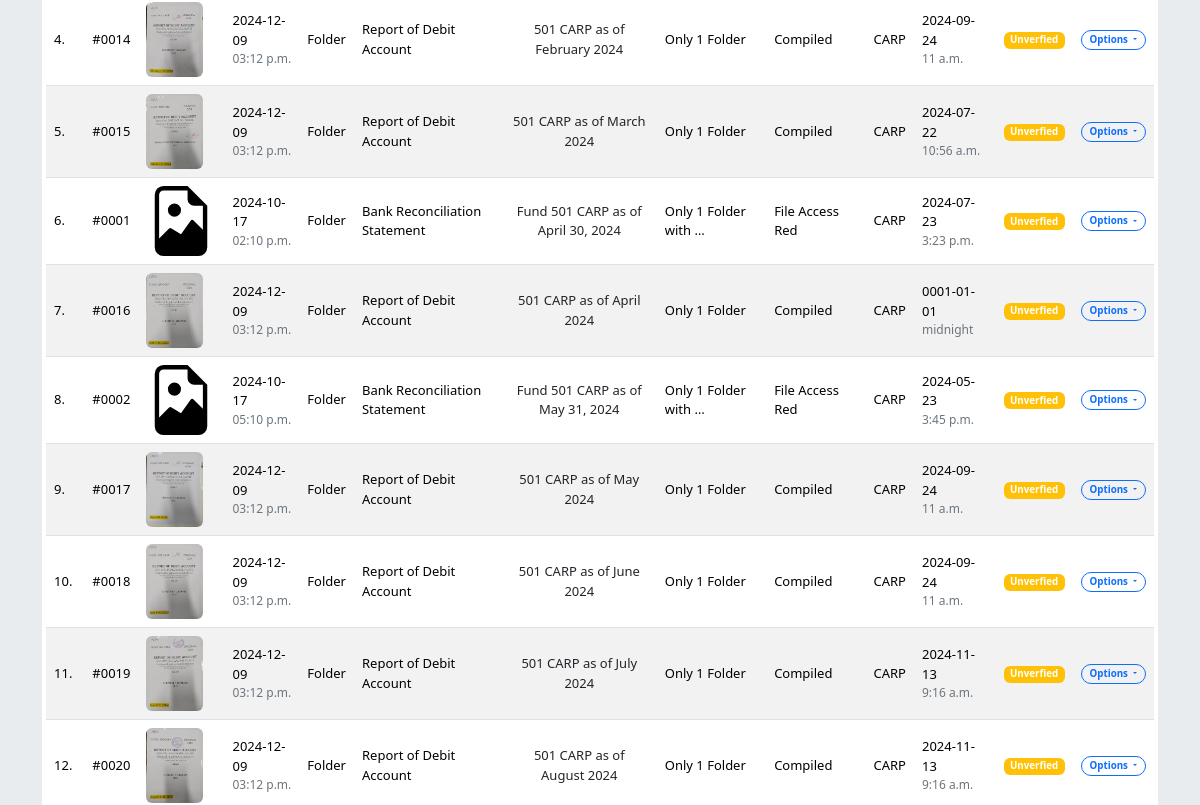
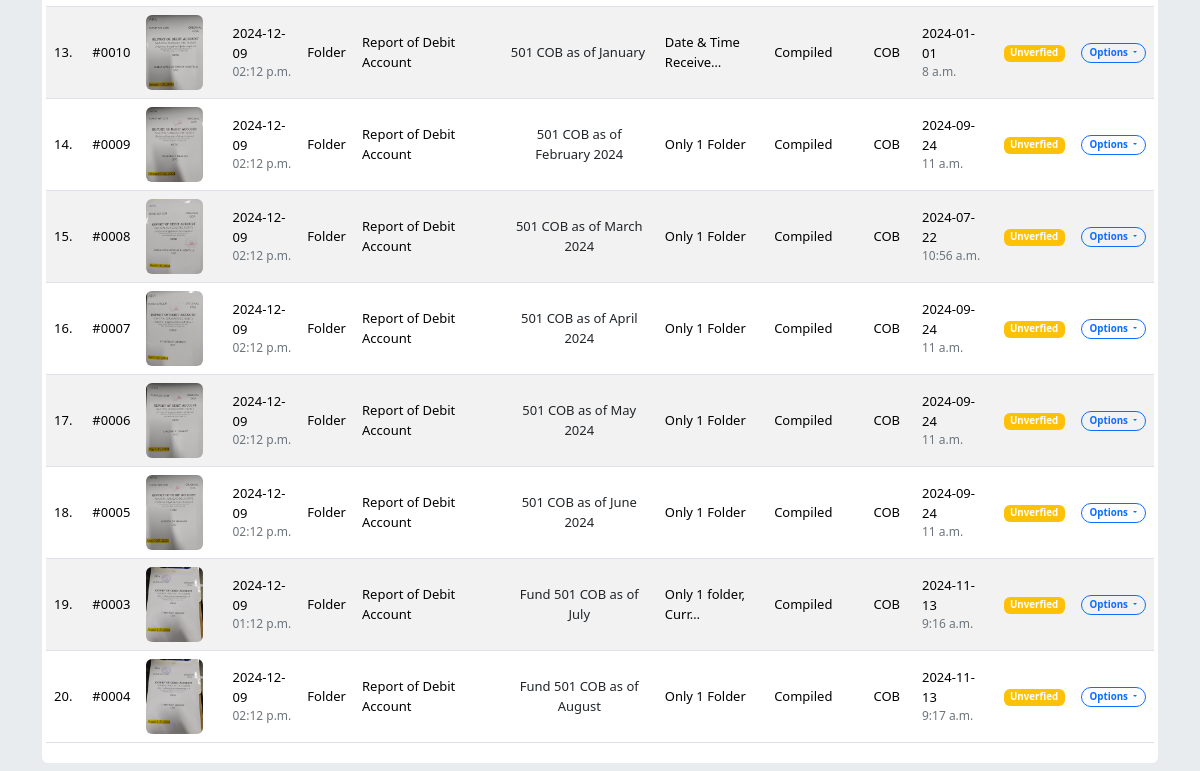
Before: /doc-inventory/filtered/ (lower part) with the older database file (2 pictures, top to bottom).
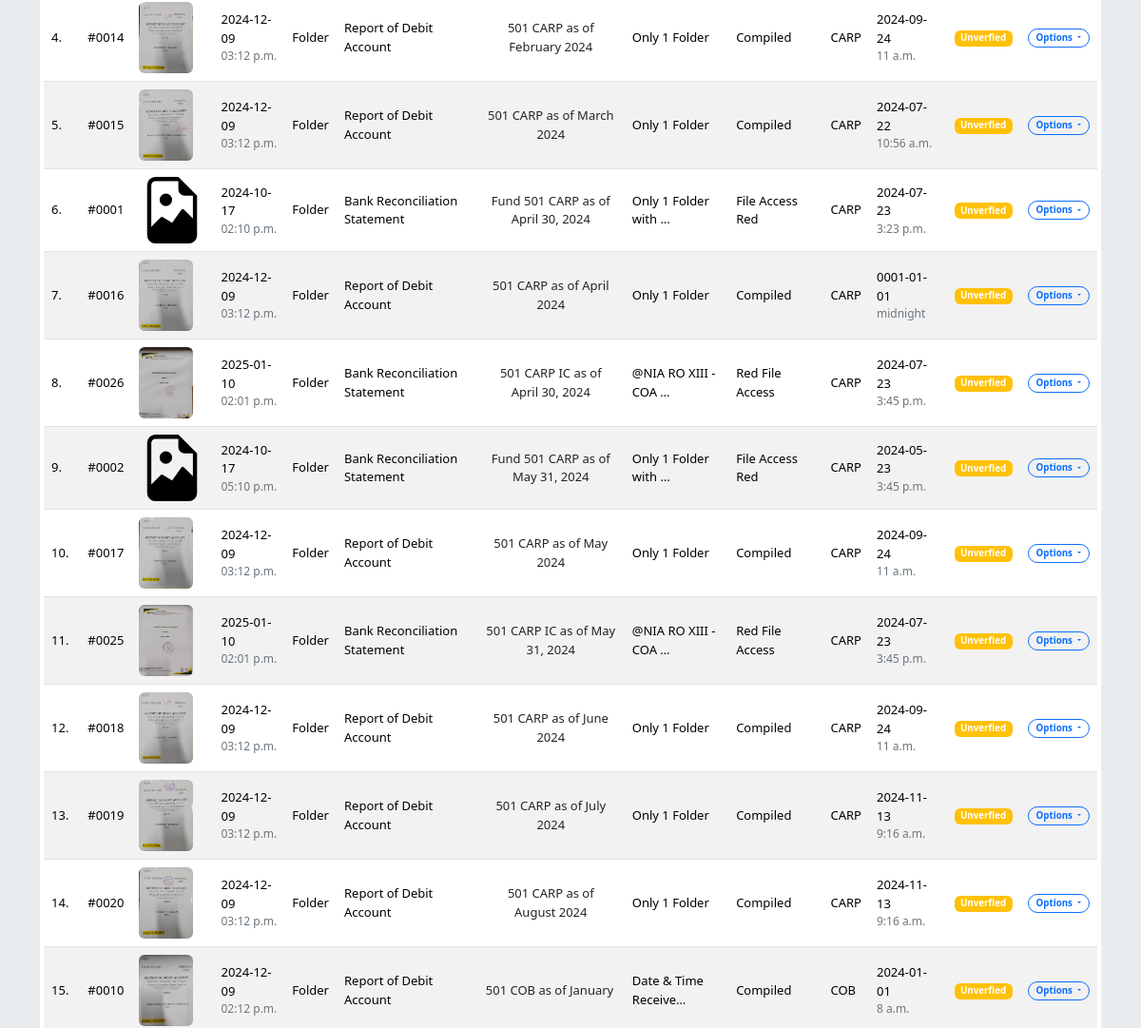
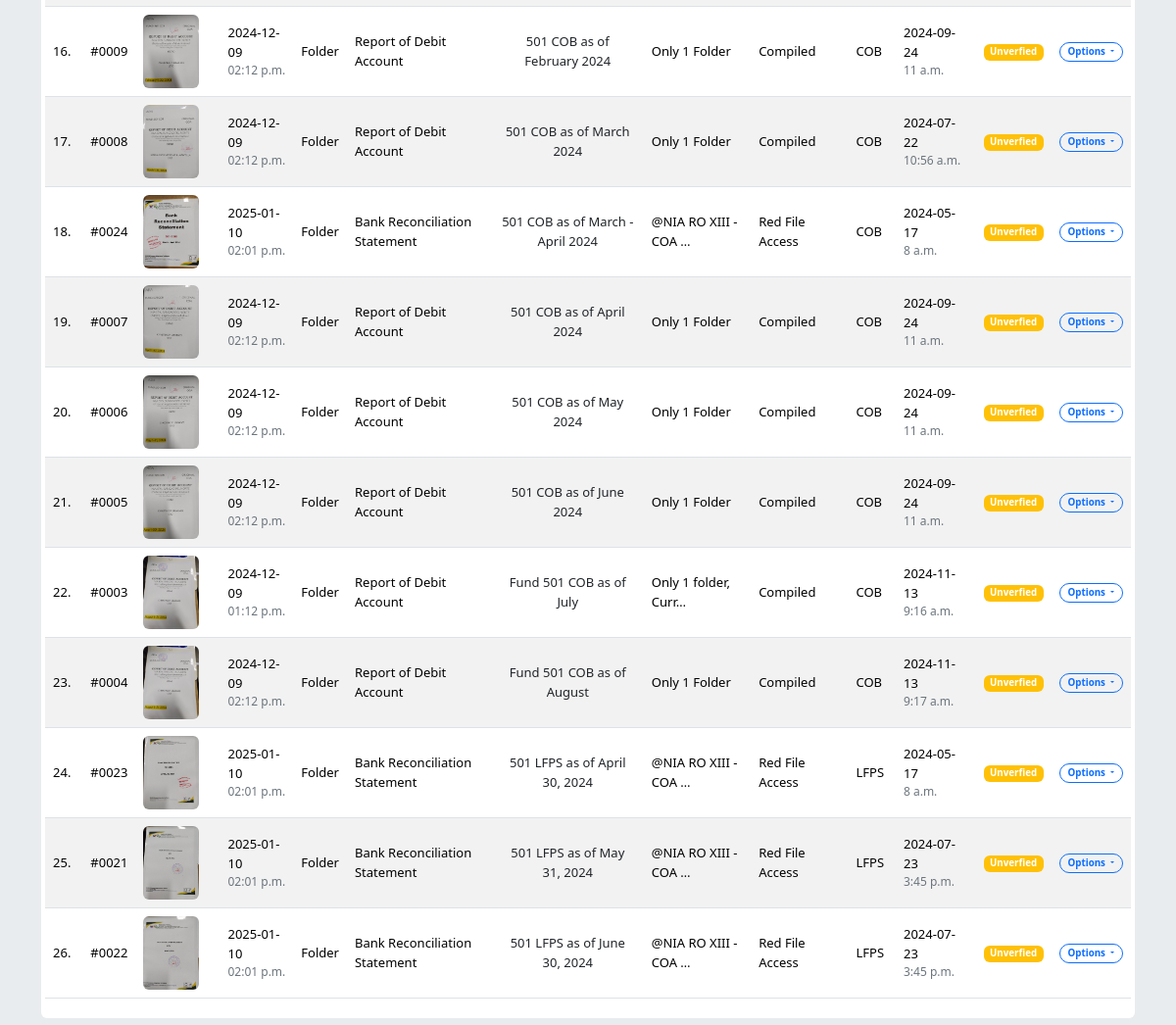
After: the same page with the newer database file (2 pictures, top to bottom).
### docsInventoryHandler/models.py (models this page shows, shortened)
class Document(models.Model):
    type = models.CharField(max_length=100)
    title = models.CharField(max_length=100)
    description = models.CharField(max_length=250)
    doc_year = models.IntegerField()
    doc_month = models.IntegerField()
    remarks = models.CharField(max_length=150)
    filing_ref = models.CharField(max_length=60)
    fund = models.CharField(max_length=10)
    date_received = models.DateField()
    time_received = models.TimeField()
    created_at = models.DateTimeField(auto_now_add=True)
    updated_at = models.DateTimeField(auto_now=True)
    thumbnail = models.FileField(upload_to="MultiFiles/Inventory/thumbnail", blank=True, null=True)
    attachment = models.FileField(upload_to="MultiFiles/Inventory/attachment", blank=True, null=True)
    status = models.CharField(max_length=20, default="unverified")
    office = models.CharField(max_length=100, default="ASDI")

### docsInventoryHandler/views.py (the view)
# urls.py: path('filtered/', views.apply_filter, name='apply_filter'),
def apply_filter(request):
    docs = Document.objects.all()
    titles = [title[0] for title in DocumentForm.DOCUMENT_TITLE]
    funds = [fund[0] for fund in DocumentForm.FUND_CHOICES]
    offices = [office[0] for office in DocumentForm.OFFICE_CHOICES]
    if request.method == 'POST':
        fund = request.POST['fund']
        startdate = request.POST['startdate']
        enddate = request.POST['enddate']
        title = request.POST['title']
        office = request.POST['office']
        filters = {'fund':fund, 'date_received__range':(startdate, enddate), 'title':title, 'office':office}
        if not startdate or not enddate:
            del filters['date_received__range']
        sanitized_filter = {k:v for k,v in filters.items() if v != ''}
        docs = Document.objects.filter(**sanitized_filter)
        try:
            titles.remove(title)
        except Exception as e:
            print(e)
        try:
            funds.remove(fund)
        except Exception as e:
            print(e)
        try:
            offices.remove(office)
        except Exception as e:
            print(e)
        print(sanitized_filter)
        return render(request, 'docsInventoryHandler/index.html', {'docs': docs,'filters':{'startdate':startdate, 'enddate':enddate, 'fund':fund, 'title':title, 'office':office}, 'titles':titles, 'funds':funds, 'offices':offices})
    else:
        form = DocumentForm()
        docs = Document.objects.all().order_by('fund', 'doc_month')
        return render(request, 'docsInventoryHandler/index.html', {'form': form, 'docs': docs, 'titles':titles, 'funds':funds, 'offices':offices})

### docsInventoryHandler/templates/docsInventoryHandler/index.html (shortened to what this page needs)
{% extends 'base/base.html' %}
{% block content %}
<div class="container mt-5">
    <div class="my-2 bg-white rounded p-1 mt-3">
        {% include 'docsInventoryHandler/tables/documents-table.html' %}
    </div>
</div>
{% endblock %}

### core/templates/base/base.html (shortened to what this page needs)
{% load static %}
<!doctype html>
<html lang="en">
  <head>
    <link href="https://cdn.jsdelivr.net/npm/bootstrap@5.3.3/dist/css/bootstrap.min.css" rel="stylesheet">
    <link rel="stylesheet" href="https://cdn.jsdelivr.net/npm/bootstrap-icons@1.11.3/font/bootstrap-icons.min.css">
    <link rel="stylesheet"
          href=
    "https://cdn.jsdelivr.net/npm/billboard.js/dist/billboard.min.css" />
  </head>
  <body class="bg-body-secondary">
    {% block content %}{% endblock %}
  </body>
</html>

### core/templates/base/navbar.html (shortened to what this page needs)
{% load static %}

### docsInventoryHandler/templates/docsInventoryHandler/modals/modalForm.html (shortened to what this page needs)
{% load crispy_forms_tags %}

### docsInventoryHandler/templates/docsInventoryHandler/tables/documents-table.html (shortened to what this page needs)
{% if docs %}
<table class="table table-striped rounded p-0" style="font-size: 13px;">
    <tbody>
      {% for doc in docs %}
        <tr class="align-middle">
          <td>
            {{forloop.counter }}.
          </td>
          <td>
            #{{ doc.id |stringformat:"04d"}}
          </td>
          <td>
            {% if doc.thumbnail %}
            <a href="/media/{{doc.thumbnail}}">
              <img src="/media/{{doc.thumbnail}}" alt="img" height="75px" class="rounded">
            </a>
            {% endif %}
          </td>
          <td>
            {{doc.created_at|date:"Y-m-d"}}
            <br>
            <div class="text-secondary" style="font-size: 12px;">
              {{doc.created_at|date:"h:m a"}}
            </div>
          </td>
            <td>{{doc.type}}</td>
            <td>{{doc.title}}</td>
            <td>
              <div class="btn align-start p-0" data-bs-toggle="tooltip" data-bs-placement="top" data-bs-title='{{doc.description}}' style="font-size: 13px;">
                {{doc.description|truncatechars:44}}
              </div>
            </td>
            <td>
                {{doc.remarks|truncatechars:20}}
            </td>
            <td>{{doc.filing_ref}}</td>
            <td>{{doc.fund}}</td>
            <td>{{doc.date_received|date:'Y-m-d'}} <div class="text-secondary" style="font-size: 12px;">{{doc.time_received}}</div></td>
            <td>
              {% if doc.status == "verified" %}
              <div class="badge text-bg-success text-white align-middle">
                Verified
              </div>
              {% elif doc.status == "unverified" %}
              <div class="badge text-bg-warning text-white align-middle">
                Unverfied
              </div>
              {% endif %}
            </td>
            <td>
              <div class="btn-group">
                <button type="button" class="btn border border-primary text-primary px-2 py-1 badge rounded-pill dropdown-toggle" data-bs-toggle="dropdown" aria-expanded="false">
                  Options
                </button>
              </div>
            </td>
        </tr>
      {% endfor %}
    </tbody>
  </table>
  {% else %}
  <p class="text-center pt-2">No Records Found</p>
  {% endif %}

Changed rows visible on the page:
added Document: id "0026", thumbnail (picture), created_at "2025-01-10", created_at "02:01 p.m.", type "Folder", title "Bank Reconciliation Statement", description "501 CARP IC as of April 30, 2024", remarks "@NIA RO XIII - COA …", filing_ref "Red File Access", fund "CARP", date_received "2024-07-23", time_received "3:45 p.m.", status "Unverfied"
added Document: id "0025", thumbnail (picture), created_at "2025-01-10", created_at "02:01 p.m.", type "Folder", title "Bank Reconciliation Statement", description "501 CARP IC as of May 31, 2024", remarks "@NIA RO XIII - COA …", filing_ref "Red File Access", fund "CARP", date_received "2024-07-23", time_received "3:45 p.m.", status "Unverfied"
added Document: id "0024", thumbnail (picture), created_at "2025-01-10", created_at "02:01 p.m.", type "Folder", title "Bank Reconciliation Statement", description "501 COB as of March - April 2024", remarks "@NIA RO XIII - COA …", filing_ref "Red File Access", fund "COB", date_received "2024-05-17", time_received "8 a.m.", status "Unverfied"
added Document: id "0023", thumbnail (picture), created_at "2025-01-10", created_at "02:01 p.m.", type "Folder", title "Bank Reconciliation Statement", description "501 LFPS as of April 30, 2024", remarks "@NIA RO XIII - COA …", filing_ref "Red File Access", fund "LFPS", date_received "2024-05-17", time_received "8 a.m.", status "Unverfied"
added Document: id "0021", thumbnail (picture), created_at "2025-01-10", created_at "02:01 p.m.", type "Folder", title "Bank Reconciliation Statement", description "501 LFPS as of May 31, 2024", remarks "@NIA RO XIII - COA …", filing_ref "Red File Access", fund "LFPS", date_received "2024-07-23", time_received "3:45 p.m.", status "Unverfied"
added Document: id "0022", thumbnail (picture), created_at "2025-01-10", created_at "02:01 p.m.", type "Folder", title "Bank Reconciliation Statement", description "501 LFPS as of June 30, 2024", remarks "@NIA RO XIII - COA …", filing_ref "Red File Access", fund "LFPS", date_received "2024-07-23", time_received "3:45 p.m.", status "Unverfied"
